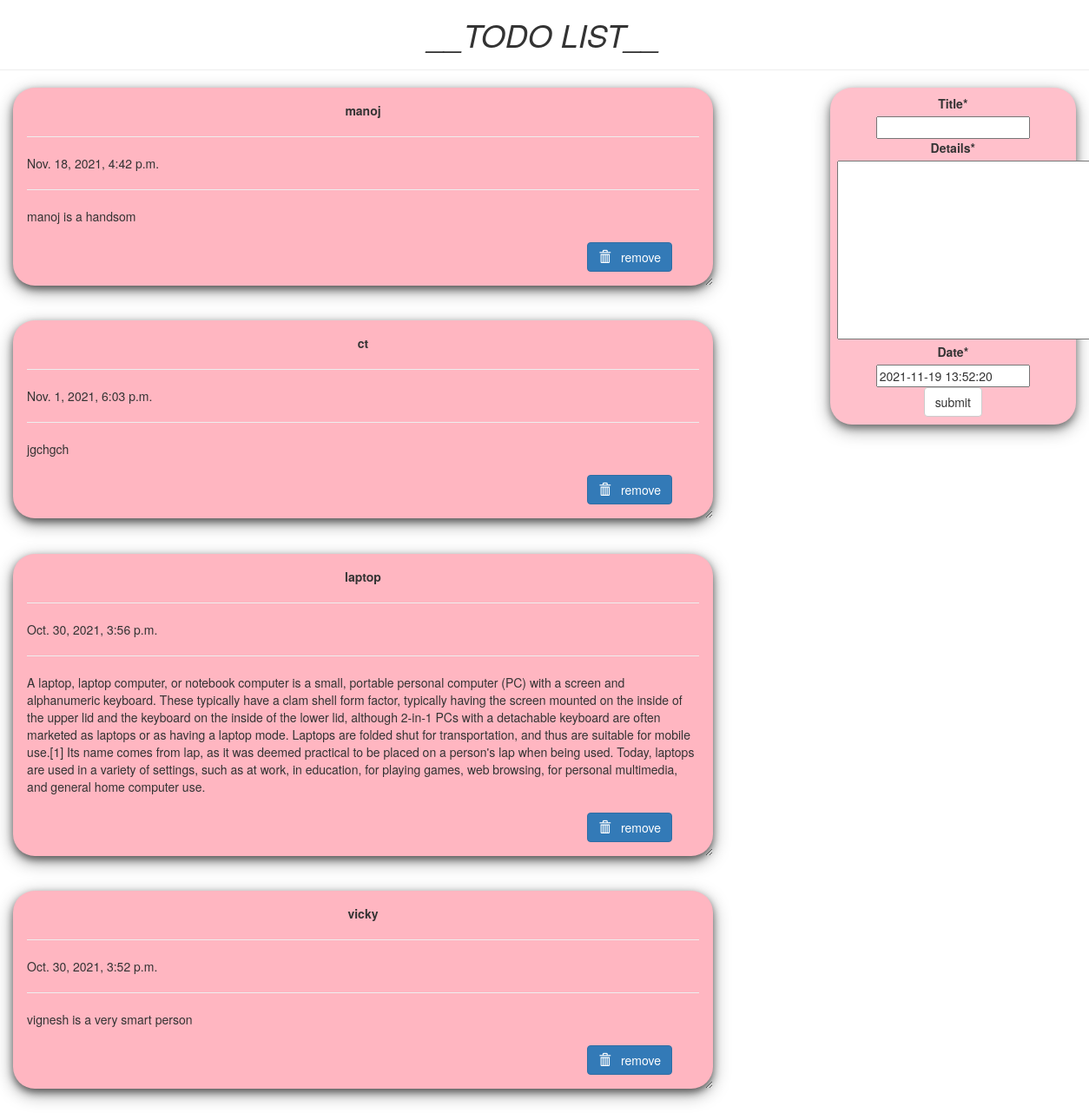
The app's page /index/ with its own data.
### todo/models.py (models this page shows, shortened)
class Todo(models.Model):
    title=models.CharField(max_length=100)
    details=models.TextField()
    date=models.DateTimeField(default=timezone.now)

### todo/views.py (the view)
# urls.py: path('index/',views.index, name="todo"),
def index(request):
    item_list = Todo.objects.order_by("-date")
    if request.method == "POST":
        form = TodoForm(request.POST)
        if form.is_valid():
            form.save()
            return redirect('todo')
    form = TodoForm()
    page = {
             "forms" : form,
             "list" : item_list,
             "title" : "TODO LIST",
           }
    return render(request, 'todo/index.html', page)

### todo/forms.py
class TodoForm(forms.ModelForm):
    class Meta:
        model = Todo
        fields="__all__"

### todo/templates/todo/index.html (shortened to what this page needs)
{% load crispy_forms_tags %}
<!DOCTYPE html>
<html lang="en" dir="ltr">
<head>
  <link rel="stylesheet" href="https://maxcdn.bootstrapcdn.com/bootstrap/3.3.7/css/bootstrap.min.css">
</head>
<body  class="container-fluid">
  <center class="row">
    <h1><i>__TODO LIST__</i></h1>
    <hr />
  </center>
  <div class="row">
    <div class="col-md-8">
      {% for i in list %}
      <div class="card">
        <center><b>{{i.title}}</b></center>
        <hr/>
        {{i.date}}
        <hr/>
        {{i.details}}
        <br />
        <br />
        <form action="/del/{{i.id}}" method="POST" style=" padding-right: 4%; padding-bottom: 3%;">
          <button value="remove" type="submit"  class="btn btn-primary" style="float: right;"><span class="glyphicon glyphicon-trash"></span> &nbsp; remove</button>
        </form>
      </div>
      {% endfor%}
    </div>
    <div class="col-md-1"> </div>
    <div class="col-md-3" >
      <div  class="submit_form">
      <form  method="POST">
        {{forms|crispy}}
        <center>
        <input type="submit" class="btn btn-default" value="submit" />
      </center>
      </form>
    </div>
  </div>
</div>
</body>
</html>

### todo/templates/todo/index.html (style rules this page uses)
.card { box-shadow: 0 4px 8px 0 rgba(0,0,0,0.5), 0 6px 20px 0 rgba(0,0,0,0.39); background: lightpink; margin-bottom : 5%; border-radius: 25px; padding : 2%; overflow: auto; resize: both; text-overflow: ellipsis; }
.submit_form { text-align: center; padding: 3%; background: pink; border-radius: 25px; box-shadow: 0 4px 8px 0 rgba(0,0,0,0.4), 0 6px 20px 0 rgba(0,0,0,0.36); }

### records on screen
Todo: title "manoj", date "Nov. 18, 2021, 4:42 p.m.", details "manoj is a handsom"
Todo: title "ct", date "Nov. 1, 2021, 6:03 p.m.", details "jgchgch"
Todo: title "laptop", date "Oct. 30, 2021, 3:56 p.m.", details "A laptop, laptop computer, or notebook computer is a small, portable personal computer (PC) with a screen and alphanumeric keyboard. These typically have a clam shell form factor, typically having the screen mounted on the inside of the upper lid and the keyboard on the inside of the lower lid, although 2-in-1 PCs with a detachable keyboard are often marketed as laptops or as having a laptop mode. Laptops are folded shut for transportation, and thus are suitable for mobile use.[1] Its name comes from lap, as it was deemed practical to be placed on a person's lap when being used. Today, laptops are used in a variety of settings, such as at work, in education, for playing games, web browsing,…"
Todo: title "vicky", date "Oct. 30, 2021, 3:52 p.m.", details "vignesh is a very smart person"
